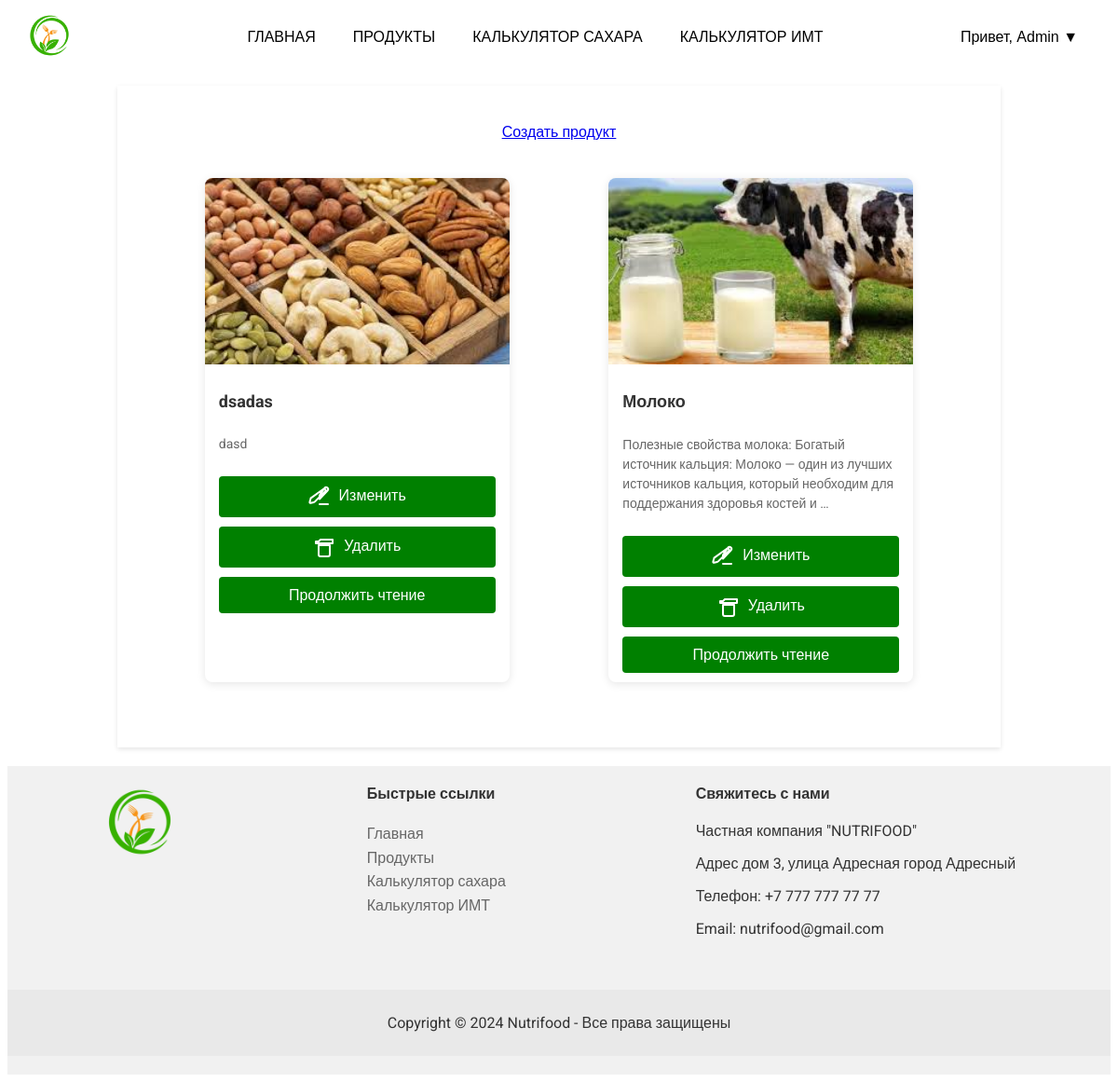
Page /products/ (signed in) on the committed database.
### app/models.py (models this page shows, shortened)
class User(AbstractUser):
    name = models.CharField(max_length=200, null=True)
    email = models.EmailField(null=True, unique=True)
    date_of_birth = models.DateField(null=True, blank=True)  # Поле для даты рождения
    height = models.DecimalField(max_digits=5, decimal_places=2, null=True, blank=True)  # Поле для роста в сантиметрах
    weight = models.DecimalField(max_digits=6, decimal_places=2, null=True, blank=True)  # Поле для веса в килограммах
    USERNAME_FIELD = 'email'
    REQUIRED_FIELDS = ['name']  # Здесь можно указать другие поля, которые вы хотите запрашивать при создании суперпользователя
    objects = CustomUserManager()

class Product(models.Model):
    name = models.CharField(max_length=100)
    description = models.TextField()
    updated = models.DateTimeField(auto_now=True)
    created = models.DateTimeField(auto_now_add=True)
    class Meta:
        ordering = ['-updated', '-created']

### app/views.py (the view)
# urls.py: path('products/', views.products, name='products'),
def products(request):
    main_photo_subquery = ProductPhoto.objects.filter(product=OuterRef('pk')).order_by('id').values('photo')[:1]
    products_with_photos = Product.objects.annotate(main_photo=Subquery(main_photo_subquery))
    context = {'products': products_with_photos}
    return render(request, 'app/products.html', context)

### app/templates/app/products.html (shortened to what this page needs)
{% extends 'main.html' %}
{% load static %}
{% block content %}
<div class="product-container">
    {% if request.user.is_superuser %}
    <a class="btn btn--link action" href="{% url 'create-product' %}">
        Создать продукт
    </a>
    {% endif %}
</div>
<div class="product-container">
    {% if products.exists%}
    {% for product in products %}
    <div class="product-item">
        {% if product.main_photo %}
        <img src="{% static 'images/'|add:product.main_photo %}" alt="Product Photo">
        {% else %}
        <p>Нету фото продукта</p>
        {% endif %}
        <h2>{{ product.name }}</h2>
        <p>{{ product.description|truncatewords:20 }}</p>
        {% if request.user.is_superuser %}
        <div class="actions">
            <a href="{% url 'edit-product' product.id %}" class="btn btn--link">
                Изменить
            </a>
            <a href="{% url 'delete-product' product.id %}" class="btn btn--link">
                <svg xmlns="http://www.w3.org/2000/svg" viewBox="0 0 24 24" fill="none" stroke="currentColor"
                    stroke-width="2" stroke-linecap="round" stroke-linejoin="round">
                    <path d="M21 4H8l-2 2H3v2h18V6zM6 10v10a2 2 0 0 0 2 2h8a2 2 0 0 0 2-2V10z"></path>
                </svg>
                Удалить
            </a>
        </div>
        {% endif %}
        <a href="{% url 'product-detail' product.id %}">Продолжить чтение</a>
    </div>
    {% endfor %}
    {% else %}
    <h1>Пока нету продуктов</h1>
    {% endif %}
</div>
{% endblock %}

### templates/navbar.html (shortened to what this page needs)
{% load static %}
<nav class="navbar">
    <a href="{% url 'home' %}" class="navbar-brand">
        <img src="{% static 'logo_pp.png'%}" alt="Nutrifood" class="logo">
    </a>
    <div class="navbar-links">
        <a href="{% url 'home' %}" class="nav-link">ГЛАВНАЯ</a>
        <a href="{% url 'products' %}" class="nav-link">ПРОДУКТЫ</a>
        <a href="{% url 'sugar-calc' %}" class="nav-link">КАЛЬКУЛЯТОР САХАРА</a>
        <a href="{% url 'imt-calc' %}" class="nav-link">КАЛЬКУЛЯТОР ИМТ</a>
    </div>
    {% if request.user.is_authenticated %}
    <div class="user-info dropdown">
        <span class="username">Привет, {{ request.user.name }} <span class="caret">&#9660;</span></span>
    </div>
    {% else %}
    <a href="{% url 'login' %}" class="logout-link">
        Войти
    </a>
    {% endif %}
</nav>

### static/styles/navbar.css (style rules this page uses)
.navbar { display: flex; justify-content: space-between; align-items: center; background-color: black; padding: 5px 20px; }
.navbar-brand .logo { height: 30px; margin-right: 50px; }
.navbar-links { display: flex; align-items: center; }
.navbar-links .nav-link { color: white; margin: 0 10px; text-decoration: none; font-weight: normal; font-size: 16px; font-family: 'Arial', sans-serif; }
.user-info { display: flex; align-items: center; }
.user-info .username { color: white; font-family: 'Arial', sans-serif; margin-right: 5px; }

### templates/main.html (style rules this page uses)
body { font-family: 'Roboto', sans-serif; }

### templates/navbar.html (style rules this page uses)
.navbar { display: flex; justify-content: space-between; align-items: center; background-color: white; padding: 5px 20px; font-family: 'Roboto', sans-serif; }
.navbar-brand .logo { height: 50px; margin-right: 50px; }
.navbar-links .nav-link { color: black; margin: 0 10px; text-decoration: none; font-weight: normal; font-size: 16px; }
.user-info .username { color: black; margin-right: 5px; }
.navbar-links .nav-link, .navbar-lang .lang-link, .user-info .username, .logout-link { text-decoration: none; color: black; padding: 10px; display: inline-block; }
.dropdown { position: relative; display: inline-block; }

### app/templates/app/products.html (style rules this page uses)
.product-container { display: flex; flex-wrap: wrap; justify-content: space-around; margin: 0 auto; padding: 20px; }
.product-item { width: calc(40% - 20px); margin-bottom: 30px; box-shadow: 0 2px 10px rgba(0, 0, 0, 0.1); border-radius: 8px; overflow: hidden; background: #fff; transition: transform 0.3s ease-in-out; }
.product-item img { width: 100%; height: 200px; object-fit: cover; }
.product-item h2, .product-item span { font-size: 18px; color: #333; padding: 10px 15px; }
.product-item p { font-size: 14px; color: #666; padding: 0 15px 10px; line-height: 1.5; }
.product-item a, .actions a { display: block; text-align: center; background: green; color: white; text-decoration: none; padding: 10px 0; margin: 10px 15px; border-radius: 4px; }
.actions svg { width: 24px; height: 24px; vertical-align: middle; margin-right: 5px; }

### rows in the picture
User: user.name "Admin"
Product: name "dsadas", description "dasd"
Product: name "Молоко", description "Полезные свойства молока: Богатый источник кальция: Молоко — один из лучших источников кальция, который необходим для поддержания здоровья костей и …"
